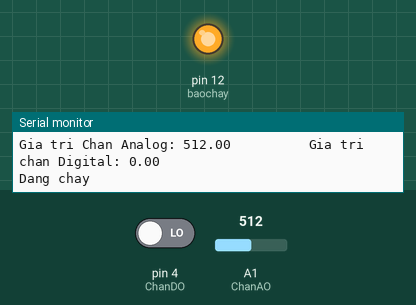
Simulated run of this sketch. Board: Arduino Uno, built with avr-gcc and run on an emulated ATmega328P. Shown: output pins drawn as LEDs (lit = HIGH), the last lines printed to the serial monitor. The test bench sets the inputs (shaded band); at power-on: A1 (ChanAO) = 512, pin 4 (ChanDO) LOW.

Above: at 1.8 s.
1.9 s: A1 (ChanAO) set to 881
3.4 s: A1 (ChanAO) set to 915
At 4.8 s:
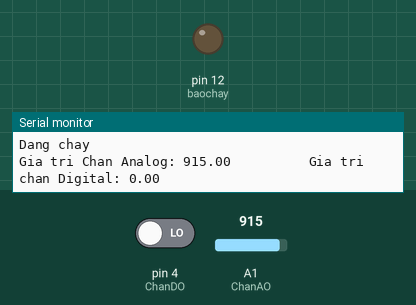
5.5 s: A1 (ChanAO) set to 890
At 6.8 s:
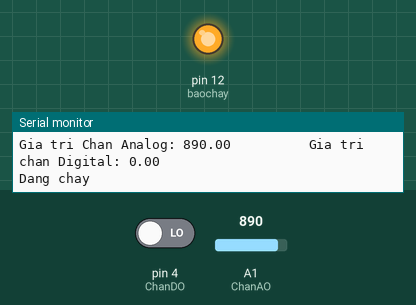
7.5 s: A1 (ChanAO) set to 900
At 8.8 s:
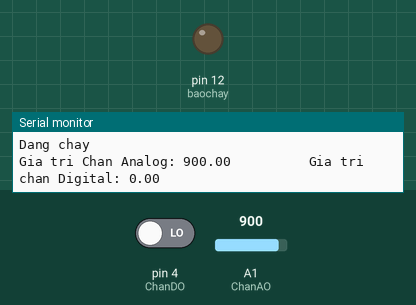
Timing chart, 0 to 10.5 s (numbered marks = the images above; inputs shaded):
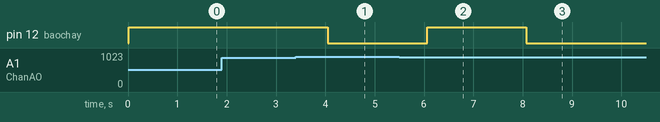

Measured:
- the behaviour switches between 899 and 900 on A1 (ChanAO) (found by bisection; images 0 and 1)
- after the input at 3.4 s, pin 12 (baochay): HIGH → LOW after 0.65 s
- after the input at 5.5 s, pin 12 (baochay): LOW → HIGH after 0.56 s
- after the input at 7.5 s, pin 12 (baochay): HIGH → LOW after 0.57 s

The sketch:

cam_bien_bao_chay.ino
```cpp
//Cách nối dây: chân G nối GND, chân V+ nối nguồn 5V
//Chân AO (Analog Output-tín hiệu ra Analog) nối chân A1
//Chân DO (Digital Output - tín hiệu ra on/off) nối chân 4
#define ChanAO 1//Chân A1 là chân để đọc tính hiệu Analog AO
#define ChanDO 4//Chân 4 (bên digital) là chân để đọc tín hiệu Digital DO
#define baochay 12//Chân để điều khiển đèn led báo cháy
float giatriAO;//Biến chứa giá trị Analog AO
float giatriDO;//Biến chứa giá trị Digital DO
void setup()
{
 Serial.begin(9600);
 pinMode(ChanDO, INPUT);//Định nghĩa chanDO (chân 4) là chân đọc tính hiệu vào
 pinMode(baochay,OUTPUT);//Định nghĩa chân báo cháy (chân 12) là chân xuất tín hiệu ra cho đèn led
 }
void loop()
{
  giatriAO=analogRead(ChanAO);//Đọc giá trị Analog từ ChanAO
  giatriDO=digitalRead(ChanDO);//Đọc giá trị digital từ ChanDO
  Serial.print("Gia tri Chan Analog: ");//In giá trị Analog ra màn hình
  Serial.print(giatriAO);
  Serial.print("          Gia tri chan Digital: ");//In giá trị digital ra màn hình
  Serial.println(giatriDO);
  if(giatriAO<900)//Điều kiện để phát tín hiệu cháy (do người dùng tự đặt)
  {
    Serial.println("Dang chay");//Báo cháy
    digitalWrite(baochay,HIGH);//Bật đèn sáng
  }
  else//Ngược lại
  {
    digitalWrite(baochay,LOW);//Tắt đèn
  }
  delay(1000);//Cập nhật giá trị sau 1s
}
```
